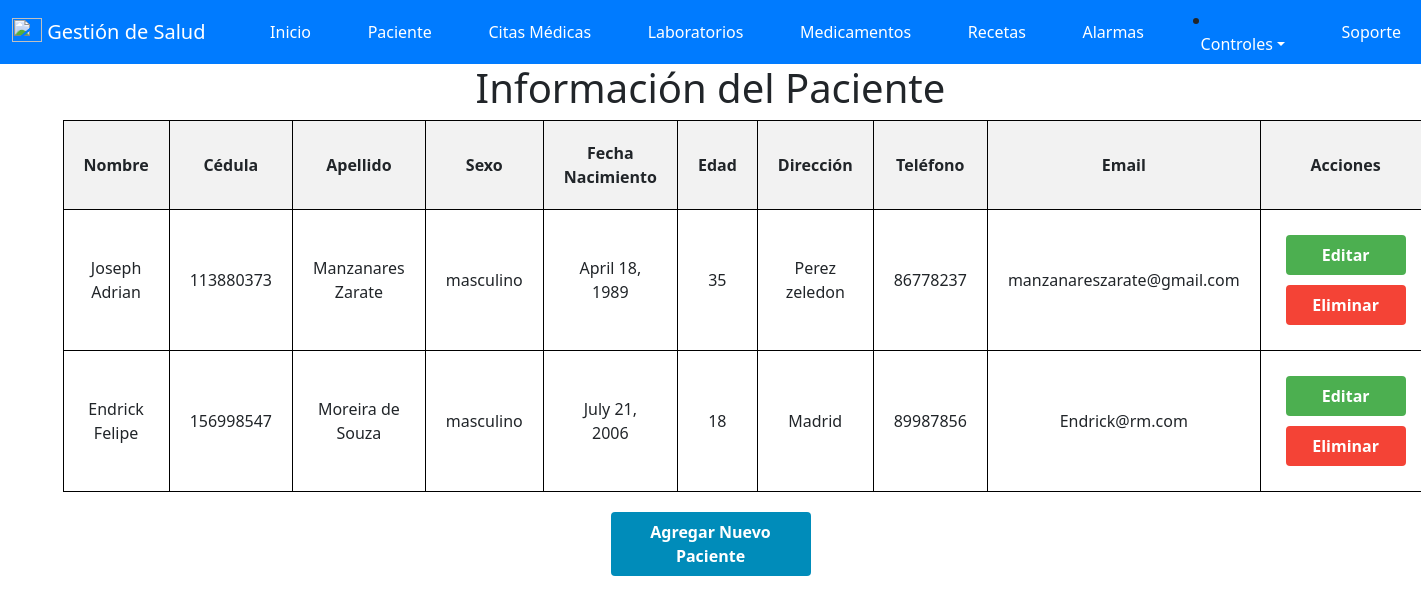
Page /index/ (signed in) on the earlier database version.
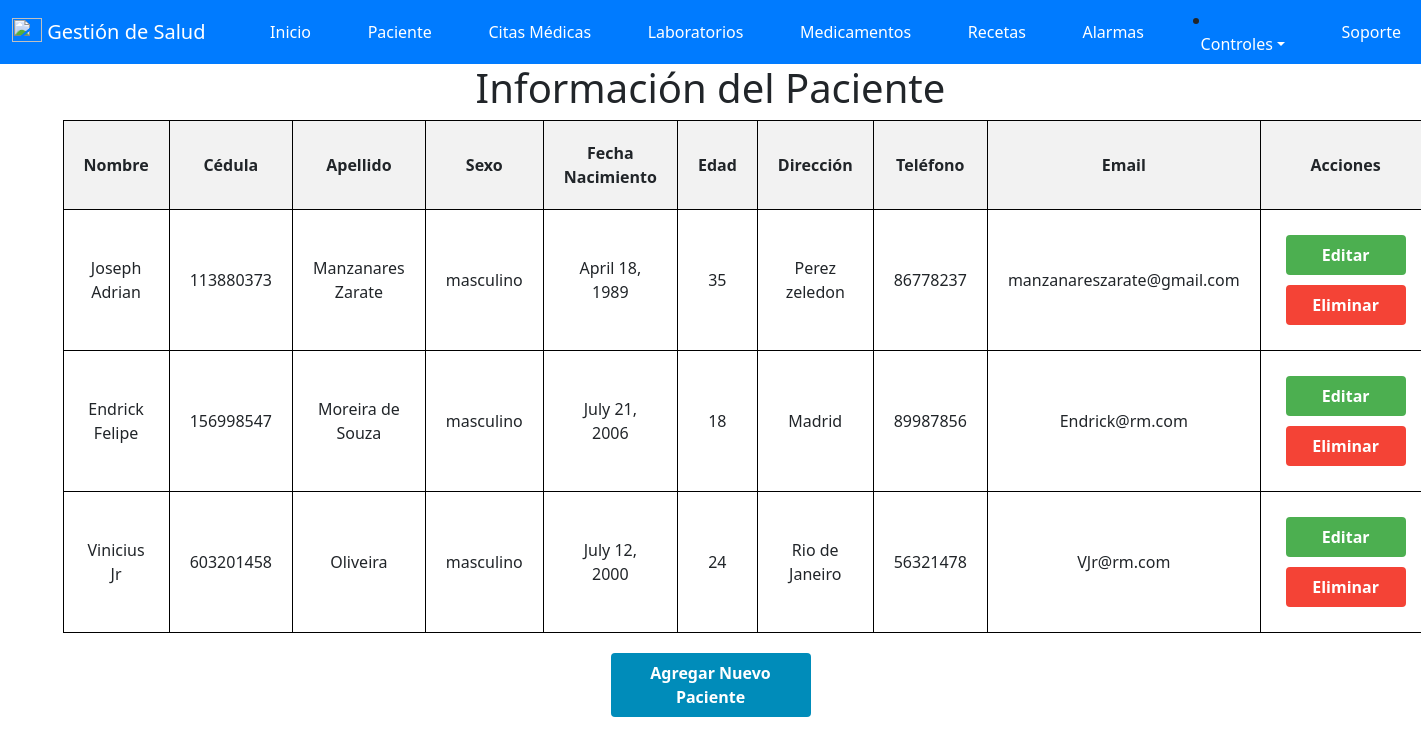
Same page on the later database version.
### salud/models.py (models this page shows, shortened)
class paciente(models.Model):
    id_paciente = models.AutoField(primary_key=True , verbose_name='ID_Paciente')
    cedula = models.IntegerField(null=True,verbose_name='Cedula')
    nombre = models.CharField(max_length=50, verbose_name='Nombre')
    apellido = models.CharField(max_length=50, verbose_name='Apellido')
    sexo = models.CharField(max_length=20, verbose_name='Sexo')
    fecha_Nacimiento = models.DateField(null=True, verbose_name='Fecha de Nacimiento')
    edad = models.IntegerField ( verbose_name='Edad')
    direccion = models.CharField(max_length=50, verbose_name='Direccion')
    telefono = models.IntegerField( verbose_name='Telefono')
    email = models.EmailField( verbose_name='Email')
    id_usuario = models.ForeignKey(User, on_delete=models.CASCADE)

### salud/views.py (the view)
# urls.py: path('index/', views.index, name='index'),
@login_required(login_url='/accounts/login/')
def index(request):
    pacientes = paciente.objects.filter(id_usuario=request.user)
    return render(request, 'Programar/index.html', {'pacientes': pacientes})

### salud/templates/Programar/index.html (shortened to what this page needs)
{% extends "base.html" %}
{% block contenido %}
<!DOCTYPE html>
<html>
<head>
</head>
<body>
    <h1>Información del Paciente</h1>
    <form method="post" action="{% url 'index' %}">
        <table>
            <thead>
                <tr>
                    <th>Nombre</th>
                    <th>Cédula</th>
                    <th>Apellido</th>
                    <th>Sexo</th>
                    <th>Fecha Nacimiento</th>
                    <th>Edad</th>
                    <th>Dirección</th>
                    <th>Teléfono</th>
                    <th>Email</th>
                    <th>Acciones</th>
                </tr>
            </thead>
            <tbody>
                {% for paciente in pacientes %}
                <tr>
                    <td>{{ paciente.nombre }}</td>
                    <td>{{ paciente.cedula }}</td>
                    <td>{{ paciente.apellido }}</td>
                    <td>{{ paciente.sexo }}</td>
                    <td>{{ paciente.fecha_Nacimiento }}</td>
                    <td>{{ paciente.edad }}</td>
                    <td>{{ paciente.direccion }}</td>
                    <td>{{ paciente.telefono }}</td>
                    <td>{{ paciente.email }}</td>
                    <td>
                        <a href="{% url 'editar' paciente.id_paciente %}" class="button edit-button">Editar</a>
                        <a href="{% url 'eliminar' paciente.id_paciente %}" class="button delete-button" onclick="return confirm('¿Estás seguro de que deseas eliminar este paciente?');">Eliminar</a>
                    </td>
                </tr>
                {% empty %}
                <tr>
                    <td colspan="10">No hay pacientes disponibles.</td>
                </tr>
                {% endfor %}
            </tbody>
        </table>
        <a href="{% url 'agregar' %}" class="button add-button">Agregar Nuevo Paciente</a>
    </form>
</body>
</html>
{% endblock %}

Differences in the rows shown:
added paciente: nombre "Vinicius Jr", cedula "603201458", apellido "Oliveira", sexo "masculino", fecha_Nacimiento "July 12, 2000", edad "24", direccion "Rio de Janeiro", telefono "56321478", email "VJr@rm.com"
